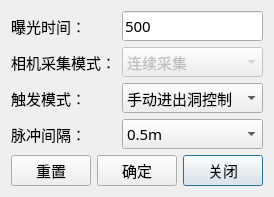
<?xml version="1.0" encoding="UTF-8"?>
<ui version="4.0">
 <class>TriggerSettingWidget</class>
 <widget class="QDialog" name="TriggerSettingWidget">
  <property name="geometry">
   <rect>
    <x>0</x>
    <y>0</y>
    <width>267</width>
    <height>180</height>
   </rect>
  </property>
  <property name="windowTitle">
   <string>数据采集-设置采集模式</string>
  </property>
  <property name="windowIcon">
   <iconset resource="../../resource/gui/icons.qrc">
    <normaloff>:/image/icon.png</normaloff>:/image/icon.png</iconset>
  </property>
  <layout class="QGridLayout" name="gridLayout_2">
   <item row="1" column="3">
    <widget class="QPushButton" name="pushButton_2">
     <property name="font">
      <font>
       <family>微软雅黑</family>
       <pointsize>11</pointsize>
      </font>
     </property>
     <property name="text">
      <string>关闭</string>
     </property>
     <property name="icon">
      <iconset resource="../../resource/gui/icons.qrc">
       <normaloff>:/image/cross.png</normaloff>:/image/cross.png</iconset>
     </property>
    </widget>
   </item>
   <item row="1" column="2">
    <widget class="QPushButton" name="pushButton">
     <property name="font">
      <font>
       <family>微软雅黑</family>
       <pointsize>11</pointsize>
      </font>
     </property>
     <property name="text">
      <string>确定</string>
     </property>
     <property name="icon">
      <iconset resource="../../resource/gui/icons.qrc">
       <normaloff>:/image/tick.png</normaloff>:/image/tick.png</iconset>
     </property>
    </widget>
   </item>
   <item row="1" column="1">
    <widget class="QPushButton" name="pushButton_3">
     <property name="font">
      <font>
       <family>微软雅黑</family>
       <pointsize>11</pointsize>
      </font>
     </property>
     <property name="text">
      <string>重置</string>
     </property>
     <property name="icon">
      <iconset resource="../../resource/gui/icons.qrc">
       <normaloff>:/image/reset.png</normaloff>:/image/reset.png</iconset>
     </property>
    </widget>
   </item>
   <item row="0" column="1" colspan="3">
    <layout class="QGridLayout" name="gridLayout">
     <item row="0" column="0">
      <widget class="QLabel" name="label">
       <property name="font">
        <font>
         <family>微软雅黑</family>
         <pointsize>11</pointsize>
        </font>
       </property>
       <property name="text">
        <string>曝光时间：</string>
       </property>
      </widget>
     </item>
     <item row="0" column="1">
      <widget class="QLineEdit" name="lineEdit">
       <property name="enabled">
        <bool>true</bool>
       </property>
       <property name="font">
        <font>
         <family>微软雅黑</family>
         <pointsize>11</pointsize>
        </font>
       </property>
       <property name="text">
        <string>500</string>
       </property>
      </widget>
     </item>
     <item row="2" column="0">
      <widget class="QLabel" name="label_2">
       <property name="font">
        <font>
         <family>微软雅黑</family>
         <pointsize>11</pointsize>
        </font>
       </property>
       <property name="text">
        <string>触发模式：</string>
       </property>
      </widget>
     </item>
     <item row="2" column="1">
      <widget class="QComboBox" name="comboBox">
       <property name="font">
        <font>
         <family>微软雅黑</family>
         <pointsize>11</pointsize>
        </font>
       </property>
       <item>
        <property name="text">
         <string>手动进出洞控制</string>
        </property>
       </item>
       <item>
        <property name="text">
         <string>自动进出洞控制</string>
        </property>
       </item>
       <item>
        <property name="text">
         <string>自由触发模式</string>
        </property>
       </item>
      </widget>
     </item>
     <item row="3" column="0">
      <widget class="QLabel" name="label_3">
       <property name="font">
        <font>
         <family>微软雅黑</family>
         <pointsize>11</pointsize>
        </font>
       </property>
       <property name="text">
        <string>脉冲间隔：</string>
       </property>
      </widget>
     </item>
     <item row="3" column="1">
      <widget class="QComboBox" name="comboBox_2">
       <property name="font">
        <font>
         <family>微软雅黑</family>
         <pointsize>11</pointsize>
        </font>
       </property>
       <item>
        <property name="text">
         <string>0.5m</string>
        </property>
       </item>
       <item>
        <property name="text">
         <string>0.75m</string>
        </property>
       </item>
       <item>
        <property name="text">
         <string>1.0m</string>
        </property>
       </item>
       <item>
        <property name="text">
         <string>1.25m</string>
        </property>
       </item>
      </widget>
     </item>
     <item row="1" column="0">
      <widget class="QLabel" name="label_4">
       <property name="font">
        <font>
         <family>微软雅黑</family>
         <pointsize>11</pointsize>
        </font>
       </property>
       <property name="text">
        <string>相机采集模式：</string>
       </property>
      </widget>
     </item>
     <item row="1" column="1">
      <widget class="QComboBox" name="comboBox_3">
       <property name="enabled">
        <bool>false</bool>
       </property>
       <property name="font">
        <font>
         <family>微软雅黑</family>
         <pointsize>11</pointsize>
        </font>
       </property>
       <item>
        <property name="text">
         <string>连续采集</string>
        </property>
       </item>
       <item>
        <property name="text">
         <string>硬触发</string>
        </property>
       </item>
       <item>
        <property name="text">
         <string>软件同步触发</string>
        </property>
       </item>
      </widget>
     </item>
    </layout>
   </item>
  </layout>
 </widget>
 <resources>
  <include location="../../resource/gui/icons.qrc"/>
 </resources>
 <connections/>
</ui>
